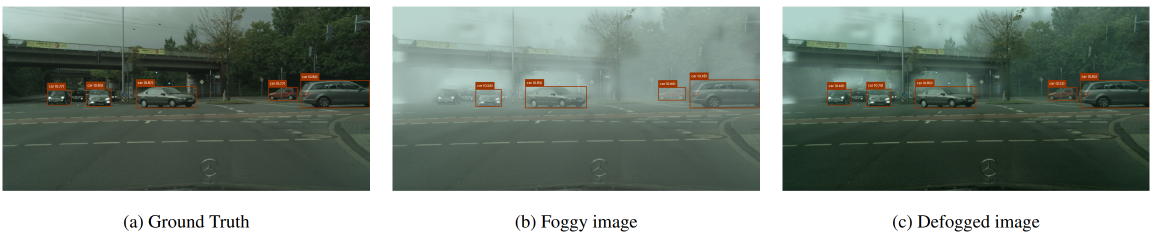
#> input picture assets/defog_example.png, 2307 x 473 px (shown at 1/2 size); its folder holds only this picture in this run
$ python -i filters.py   (imports and definitions only)
#> lines starting #> are read from the running program, lines starting #| are printed output that depends on the picture
import cv2
import numpy as np

from pathlib import Path

# [14 lines left out: functions add_suffix_to_png, _to_float, not called in this run]

def _to_uint8(img):
    img = np.clip(img, 0, 1)
    return (img * 255.0 + 0.5).astype(np.uint8)

# [4 lines left out: function _gaussian_blur_channel, not called in this run]

def _log_safe(x, eps=1e-6):
    return np.log(np.maximum(x, eps))

# [135 lines left out: functions _gray_world_white_balance, _simple_color_balance, ssr, msr, msrcr, msr_filter, not called in this run]

######################################### CLAHE

import cv2
import numpy as np

# [27 lines left out: function CLAHE_filter, not called in this run]

################################################ DCP
import cv2
import numpy as np

def dcp_dehaze_file(input_path, output_path = None):
    """
    Dark Channel Prior dehazing with guided filter refinement.
    Reads a color image from `input_path`, writes the dehazed image to `output_path`.
    Keeps output size identical to input.

    Tunables (edit inside the function if needed):
        patch       = 7       # half-window radius for dark channel
        omega       = 0.95    # haze removal strength
        t0          = 0.10    # lower bound for transmission
        gf_radius   = 40      # guided filter radius
        gf_eps      = 1e-3    # guided filter epsilon
    """
#> called with input_path = '../../assets/defog_example.png'
    # --- Tunables ---
    patch     = 7
    omega     = 0.95
    t0        = 0.10
    gf_radius = 40
    gf_eps    = 1e-3

    # ---------------------------
    # Nested helpers (no imports)
    # ---------------------------
    def im2float(img):
        return img.astype(np.float32) / 255.0

    def dark_channel(img, radius=7):
        # img is float32 RGB [0,1]
        min_per_pixel = np.min(img, axis=2)
        kernel = cv2.getStructuringElement(cv2.MORPH_RECT, (2 * radius + 1, 2 * radius + 1))
        return cv2.erode(min_per_pixel, kernel, borderType=cv2.BORDER_REPLICATE)

    def estimate_atmospheric_light(img, dark, top_percent=0.001):
        h, w = dark.shape
        num_pixels = h * w
        num_top = max(1, int(num_pixels * top_percent))
        flat_dark = dark.reshape(-1)
        indices = np.argpartition(flat_dark, -num_top)[-num_top:]
        flat_img = img.reshape(-1, 3)
        candidate_pixels = flat_img[indices]
        intensities = candidate_pixels.sum(axis=1)
        return candidate_pixels[np.argmax(intensities)]

    def boxfilter(img, r):
        ksize = 2 * r + 1
        return cv2.boxFilter(img, ddepth=-1, ksize=(ksize, ksize), borderType=cv2.BORDER_REFLECT)

    def guided_filter(I, p, r=40, eps=1e-3):
        I = I.astype(np.float32)
        p = p.astype(np.float32)
        ones = np.ones_like(I, dtype=np.float32)
        N = boxfilter(ones, r)
        mean_I  = boxfilter(I, r) / N
        mean_p  = boxfilter(p, r) / N
        mean_Ip = boxfilter(I * p, r) / N
        cov_Ip  = mean_Ip - mean_I * mean_p
        mean_II = boxfilter(I * I, r) / N
        var_I   = mean_II - mean_I * mean_I
        a = cov_Ip / (var_I + eps)
        b = mean_p - a * mean_I
        mean_a = boxfilter(a, r) / N
        mean_b = boxfilter(b, r) / N
        return mean_a * I + mean_b

    def estimate_transmission(img, A, omega=0.95, radius=7):
        normed = img / (A.reshape(1, 1, 3) + 1e-8)
        raw_dark = dark_channel(normed, radius=radius)
        t = 1.0 - omega * raw_dark
        return np.clip(t, 0.0, 1.0)

    def recover_radiance(img, t, A, t0=0.1):
        t3 = np.maximum(t, t0)[:, :, None]
        J = (img - A.reshape(1, 1, 3)) / t3 + A.reshape(1, 1, 3)
        return np.clip(J, 0.0, 1.0)

    def enforce_same_size(arr, target_hw, name):
        th, tw = target_hw
        if arr.ndim == 2:
            h, w = arr.shape
            if (h, w) == (th, tw):
                return arr
            return cv2.resize(arr, (tw, th), interpolation=cv2.INTER_NEAREST)
        else:
            h, w, c = arr.shape
            if (h, w) == (th, tw):
                return arr
            out = cv2.resize(arr, (tw, th), interpolation=cv2.INTER_NEAREST)
            if c == 3 and out.ndim == 2:
                out = out[:, :, None].repeat(3, axis=2)
            return out

    # ---------------------------
    # Load
    # ---------------------------
    bgr = cv2.imread(input_path, cv2.IMREAD_COLOR)
#> bgr is the input picture: shape (473, 2307, 3); mean B, G, R 130.3, 139, 127.3
    if bgr is None:
        raise FileNotFoundError(f"Could not read image: {input_path}")
    H, W = bgr.shape[:2]
#> H = 473; W = 2307

    # ---------------------------
    # DCP pipeline (same size)
    # ---------------------------
    rgb = cv2.cvtColor(bgr, cv2.COLOR_BGR2RGB)
    I = im2float(rgb)

    dark = dark_channel(I, radius=patch)
    dark = enforce_same_size(dark, (H, W), "dark_channel")

    A = estimate_atmospheric_light(I, dark, top_percent=0.001)
#> in estimate_atmospheric_light, `indices = np.argpartition(flat_dark, -num_top)[-num_top:]`: indices = 1091 values, max 1091210 at index 1090, min 935477 at index 186, mean 936799
#> in estimate_atmospheric_light, `candidate_pixels = flat_img[indices]`: candidate_pixels = 1091 rows, first 8: [1, 1, 1], [1, 1, 1], [1, 1, 1], [1, 1, 1], [1, 1, 1], [1, 1, 1], [1, 1, 1], [1, 1, 1]
#> in estimate_atmospheric_light, `intensities = candidate_pixels.sum(axis=1)`: intensities = 1091 values from 3 to 3
#> A = [1, 1, 1]

    t_raw = estimate_transmission(I, A, omega=omega, radius=patch)
    t_raw = enforce_same_size(t_raw, (H, W), "transmission_raw")

    gray = cv2.cvtColor(bgr, cv2.COLOR_BGR2GRAY).astype(np.float32) / 255.0
    gray = enforce_same_size(gray, (H, W), "gray_guidance")
    t_refined = guided_filter(gray, t_raw, r=gf_radius, eps=gf_eps)
#> in guided_filter, `N = boxfilter(ones, r)`: ones: shape (473, 2307) float32; every value is 1
#> in guided_filter, `cov_Ip  = mean_Ip - mean_I * mean_p`:
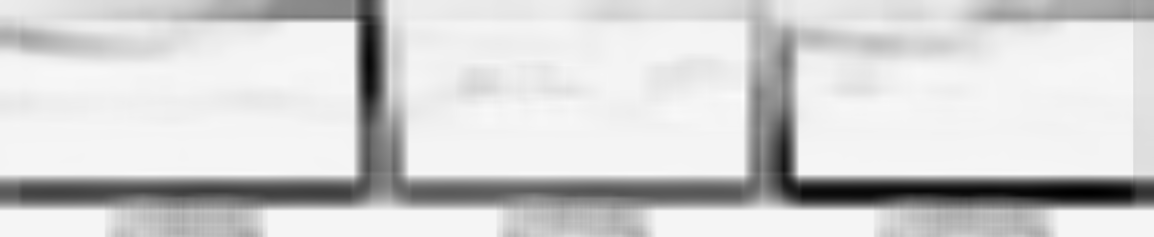
#> cov_Ip: shape (473, 2307) float32 (shown at 1/2 size); min -0.163, max 0.00647, mean -0.0235; drawn with min black and max white
#> in guided_filter, `var_I   = mean_II - mean_I * mean_I`:
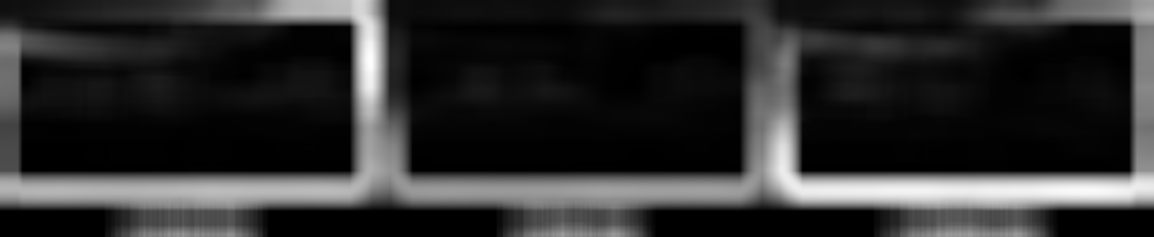
#> var_I: shape (473, 2307) float32 (shown at 1/2 size); min 0, max 0.195, mean 0.0354; drawn with min black and max white
#> in guided_filter, `a = cov_Ip / (var_I + eps)`:
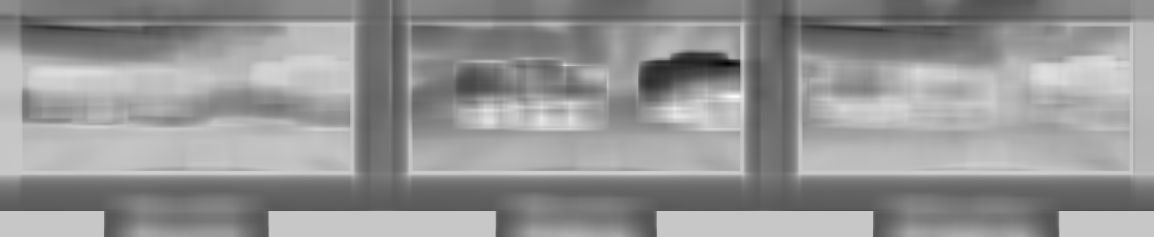
#> a: shape (473, 2307) float32 (shown at 1/2 size); min -1.72, max 0.48, mean -0.433; drawn with min black and max white
#> in guided_filter, `b = mean_p - a * mean_I`:
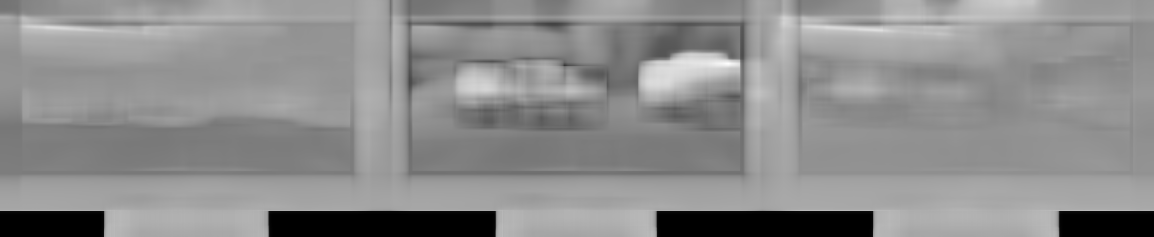
#> b: shape (473, 2307) float32 (shown at 1/2 size); min 0.05, max 1.58, mean 0.894; drawn with min black and max white
#> in guided_filter, `return mean_a * I + mean_b`:
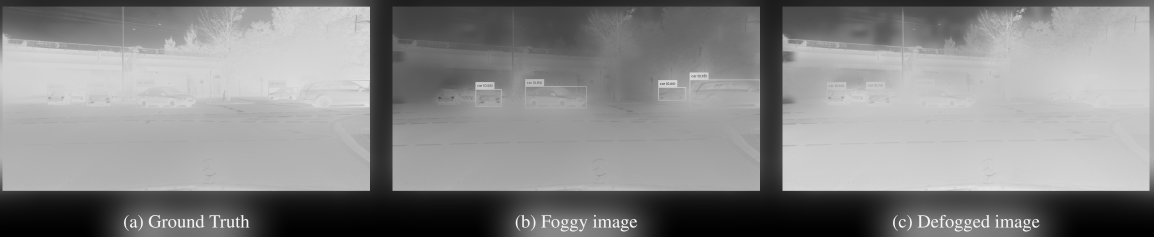
#> returned value: shape (473, 2307) float32 (shown at 1/2 size); min 0.05, max 1.11, mean 0.624; drawn with min black and max white
    t_refined = enforce_same_size(t_refined, (H, W), "transmission_refined")
    t_refined = np.clip(t_refined, 0.0, 1.0)
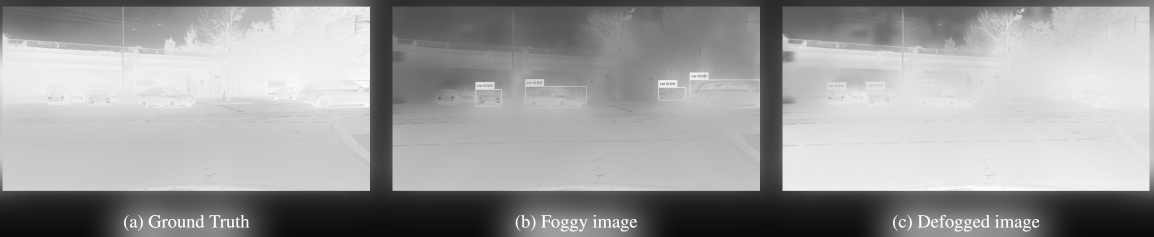
#> t_refined: shape (473, 2307) float32 (shown at 1/2 size); min 0.05, max 1, mean 0.624

    J = recover_radiance(I, t_refined, A, t0=t0)
    J = enforce_same_size(J, (H, W), "recovered_radiance")

    out_rgb_u8 = (J * 255.0 + 0.5).astype(np.uint8)
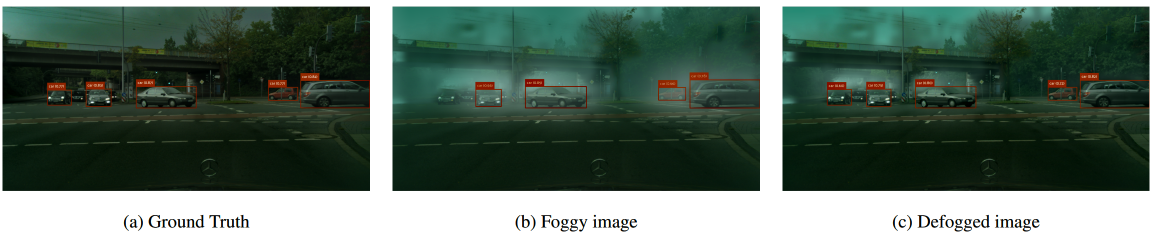
#> out_rgb_u8: shape (473, 2307, 3) (shown at 1/2 size); mean R, G, B 86.5, 104.7, 93.2
    out_bgr_u8 = cv2.cvtColor(out_rgb_u8, cv2.COLOR_RGB2BGR)

    # ---------------------------
    # Return processed image
    # ---------------------------
    return out_bgr_u8


# -----------------------------
# Script to apply filters to foggy cityscapes
# -----------------------------

# [93 lines not run here, left out]

>>> result = dcp_dehaze_file('../../assets/defog_example.png')
